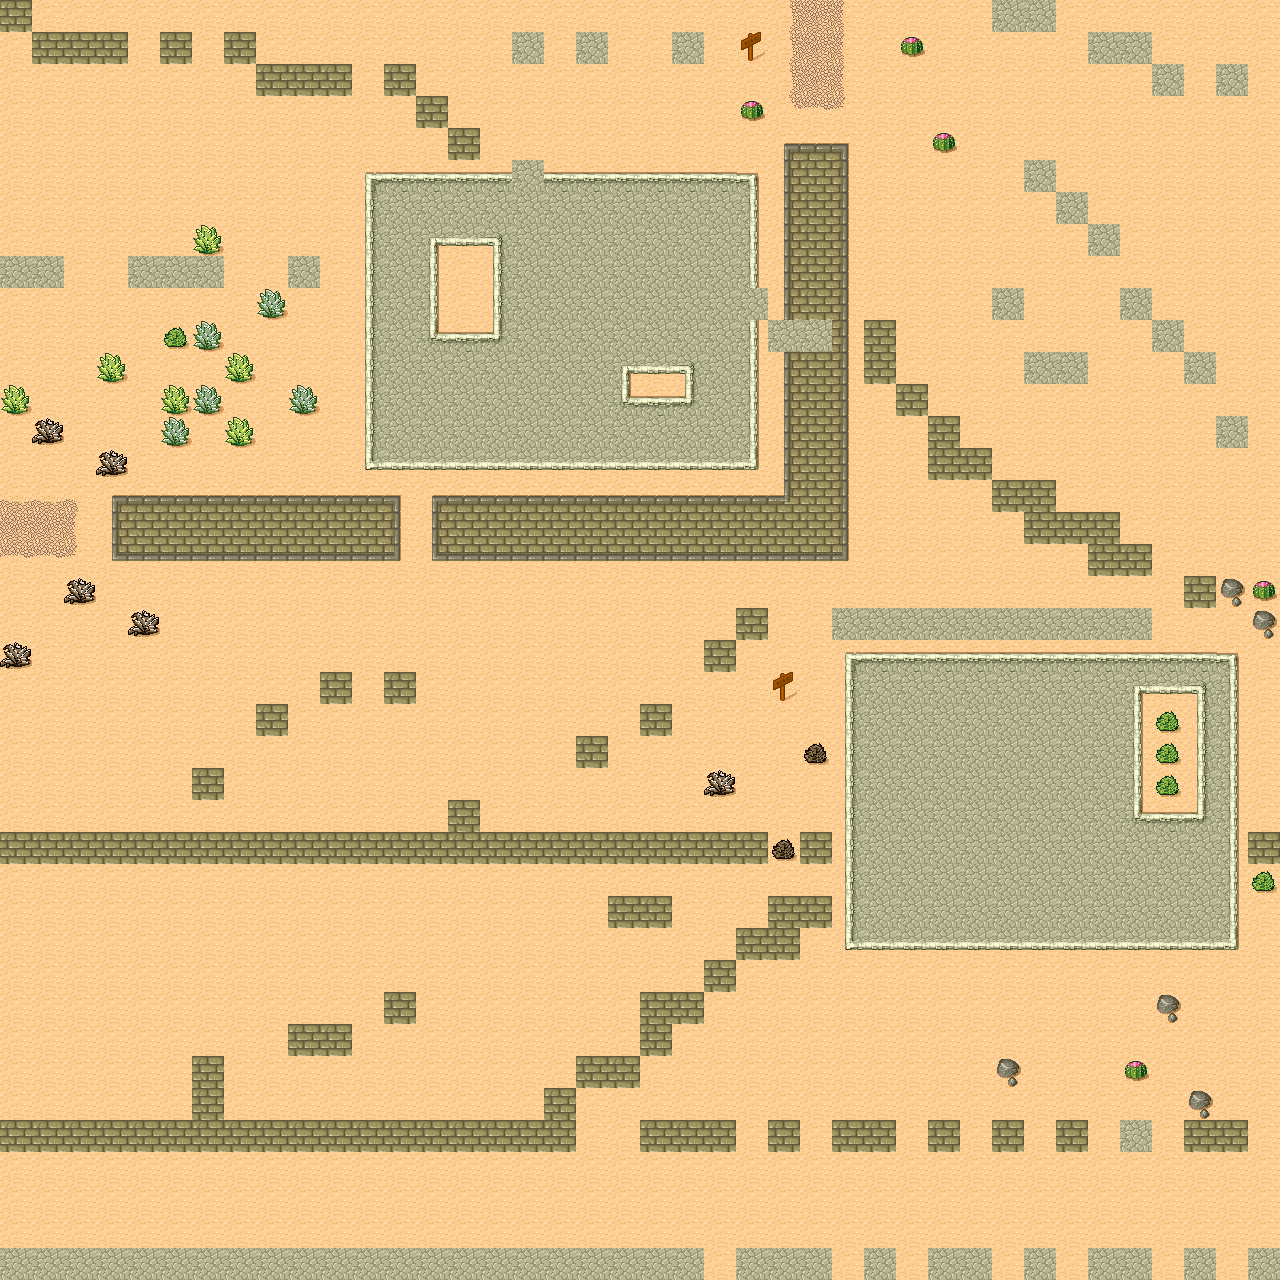

Tiled map render using the project's own tile images. Description and the map definition, with tile-layer contents summarised, below:
An orthogonal 40x40 tile map with 32x32 px tiles, 2 tile layers (background, walls).

<map version="1.0" orientation="orthogonal" renderorder="right-down" width="40" height="40" tilewidth="32" tileheight="32" nextobjectid="1">
 <tileset firstgid="1" source="desert.tsx" />
 <layer name="background" width="40" height="40">
  <data>[1600 cells, 1600 non-empty, 40 distinct tile ids]</data>
 </layer>
 <layer name="walls" width="40" height="40">
  <data>[1600 cells, 188 non-empty, 2 distinct tile ids]</data>
 </layer>
</map>
